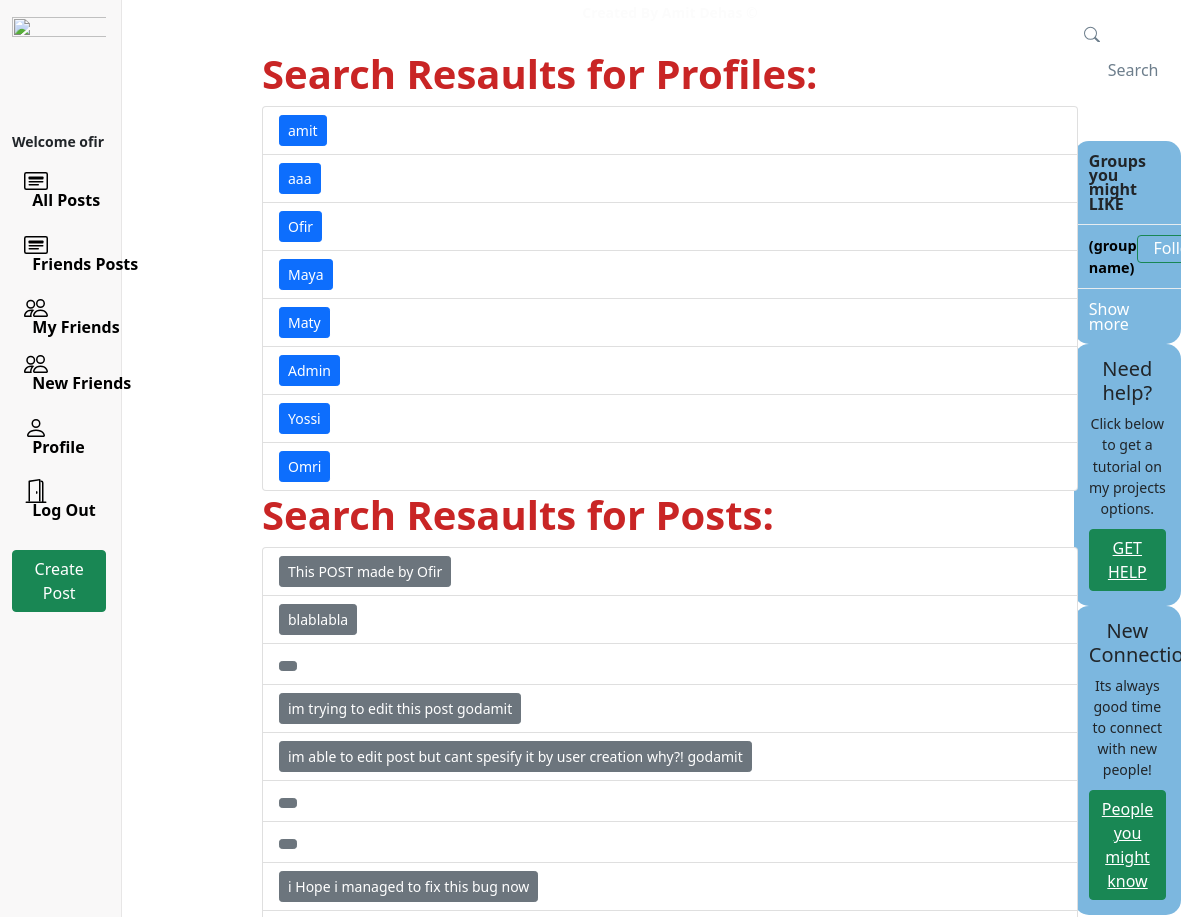
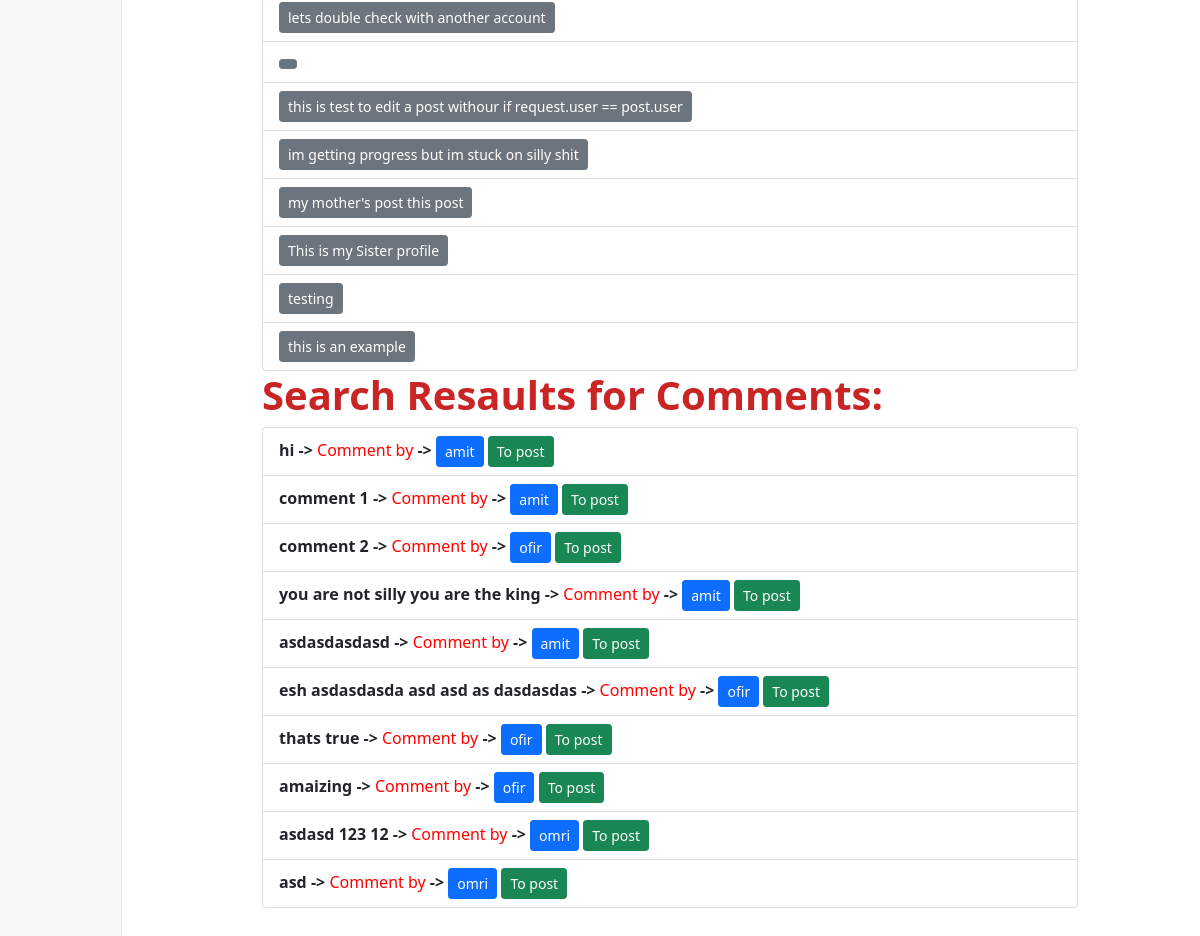
/search/ (signed in), run on the app's committed database (2 pictures, top to bottom).
### socialmedia/models.py (models this page shows, shortened)
class Profile(models.Model):
    user = models.OneToOneField(User, on_delete=models.CASCADE, related_name = 'profile_user')
    friends = models.ManyToManyField(User, related_name= 'friends')
    first_name = models.CharField(max_length= 100)
    last_name = models.CharField(max_length= 100)
    city = models.CharField(max_length= 200)
    dob = models.DateField()
    imageUrl = models.CharField(max_length= 3000, blank= True, null= True, default='https://www.adobe.com/express/create/media_127540366421d3d5bfcaf8202527ca7d37741fd5d.jpeg?width=400&format=jpeg&optimize=medium')
    coverUrl = models.CharField(max_length= 3000, blank= True, null= True, default='https://timelinecovers.pro/facebook-cover/download/morning-road-facebook-cover.jpg')
    relationship = models.BooleanField()

class Post(models.Model):
    user = models.ForeignKey(Profile, on_delete= models.CASCADE, related_name= 'user2')
    group = models.ForeignKey(Group, on_delete=models.CASCADE, null=True, blank=True, related_name= 'group')
    body = models.TextField()
    imageUrl = models.CharField(max_length=800, blank=True, null=True)
    likes = models.ManyToManyField(Profile)
    created = models.DateTimeField(auto_now_add= True)

class Comment(models.Model):
    user = models.ForeignKey(User, on_delete= models.CASCADE)
    post = models.ForeignKey(Post, on_delete= models.CASCADE)
    body = models.TextField()
    created = models.DateTimeField(auto_now_add= True)

### socialmedia/views.py (the view)
# urls.py: path('search/', views.search, name='search')
@login_required(login_url='login')
def search(request):
    q = request.GET.get('q') if request.GET.get('q') != None else ''
    profiles = Profile.objects.filter(
        Q(first_name__icontains=q) |
        Q(last_name__icontains=q)
    )
    posts = Post.objects.filter(
        Q(body__icontains=q)
    )
    comments = Comment.objects.filter(
        Q(body__icontains=q)
    )
    return render(request, 'socialmedia/search.html', {"profiles": profiles, "posts": posts, "comments": comments})

### socialmedia/templates/socialmedia/search.html
{% extends 'main.html'%}
{% block content %}
    <div class="contentcenter" style="margin-top: 50px;">
        <div class="container">
            <h1 style="font-weight: bold;color: rgb(201, 37, 37);">Search Resaults for Profiles:</h1>
            <ul class="list-group">
                {% for profile in profiles %}
                    <li class="list-group-item">
                        <a href="{% url 'profile_username' profile.user.username %}" class="btn btn-sm btn-primary">{{profile.first_name}}</a>
                    </li>
                {% endfor %}
            </ul>
        </div>
        <div class="container">
            <h1 style="font-weight: bold;color: rgb(201, 37, 37);">Search Resaults for Posts:</h1>
            <ul class="list-group">
                {% for post in posts %}
                    <li class="list-group-item">
                        <a href="{% url 'post_spesific' post.id %}" class="btn btn-sm btn-secondary">{{post.body}}</a>
                    </li>
                {% endfor %}
            </ul>
        </div>
        <div class="container" style="margin-bottom: 100px">
            <h1 style="font-weight: bold;color: rgb(201, 37, 37);">Search Resaults for Comments:</h1>
            <ul class="list-group">
                {% for comment in comments %}
                    <li class="list-group-item">
                        <span style="font-weight: bold">{{comment.body}}</span>
                         <span style="font-weight: bold"> -> </span>
                         <span style="color: red">Comment by</span>
                         <span style="font-weight: bold"> -> </span>
                         <a href="{% url 'profile_username' comment.user.username %}" class="btn btn-sm btn-primary">{{comment.user.username}}</a>
                         <a href="{% url 'post_spesific' comment.post.id %}" class="btn btn-sm btn-success">To post</a>
                    </li>
                {% endfor %}
            </ul>
        </div>
    </div>
    <div style="text-align: center;">
        <small style="color: rgb(252, 252, 252);font-weight: bold">Created By Amit Dehas ©</small>
    </div>
{% endblock %}

### templates/nav.html (shortened to what this page needs)
<div class="sidenav">
    <a href="{% url 'home' %}" class="navbar-brand">
        <img src="https://cdn.pixabay.com/photo/2016/01/19/07/35/social-1148031_960_720.png" height="31px" width="250px">
    </a>
    <div style="height: 100%;">
        <div>
            <div>
                <ul>
                    {% if request.user.is_authenticated %}
                        <span class="navbar-nav">
                            <small style="font-weight: bold;">Welcome {{user.username}}</small>
                        </span>
                        <li class="nav-item" id="all_posts">
                            <a href="{% url 'feed' %}" class="nav-link">
                                <div>
                                    &nbsp;&nbsp;All Posts
                                </div>
                            </a>
                        </li>
                        <li class="nav-item" id="all_posts">
                            <a href="{% url 'friendsposts' %}" class="nav-link">
                                <div>
                                    &nbsp;&nbsp;Friends Posts
                                </div>
                            </a>
                        </li>
                        <li class="nav-item" id="following">
                            <a href="{% url 'nav_following' %}" class="nav-link">
                                <div>
                                    &nbsp;&nbsp;My Friends
                                </div>
                            </a>
                        </li>
                        <a href="{% url 'new_followers' %}" class="nav-link">
                            <div>
                                &nbsp;&nbsp;New Friends
                            </div>
                        </a>
                        <li class="nav-item" id="profile_username">
                            <a href="{% url 'profile_username' request.user.username %}" class="nav-link">
                                <div>
                                    &nbsp;&nbsp;Profile
                                </div>
                            </a>
                        </li>
                        <li class="nav-item" id="logout">
                            <a href="{% url 'logout' %}" class="nav-link">
                                <div>
                                    &nbsp;&nbsp;Log Out
                                </div>
                            </a>
                        </li>
                        <br>
                        <a href="{% url 'new_post' request.user.username %}" class="btn btn-success new-post-btn">Create Post</a>
                    {% endif %}
                </ul>
            </div>
        </div>
    </div>
</div>

### templates/main.html (style rules this page uses)
body { background-image: url('https://marmotamaps.com/de/fx/wallpaper/download/faszinationen/Marmotamaps_Wallpaper_Berchtesgaden_Desktop_1920x1080.jpg'); background-position: center;background-size: 100%;background-attachment: fixed; background-repeat: no-repeat; text-align: center; display: flex; min-height: 100%; font-family: system-ui, sans-serif; }
.contentcenter { position: fixed; left: 250px; height: 100%; width: 70%; overflow: scroll; overflow-x: hidden; }

### templates/nav.html (style rules this page uses)
.sidenav { height: 100%; width: 10.2%; position: fixed; top: 0; left: 0; padding: 15px; list-style: none; border-right: .5px solid rgba(219, 217, 217, 0.61); z-index: 100; padding-left: 1%; background-color: rgba(219, 217, 217, 0.178); }
.sidenav ul { list-style: none; padding-left: 0px; margin-top: 3vh; }
.sidenav li { margin-top: 7px; }
.sidenav .nav-link { color: #000000; line-height: .7em; font-weight: 700; padding: 0px; }
.sidenav .nav-link > div { padding: 10px 20px 8px 12px; border-radius: 25px; line-height: 0.9em; width: max-content; }

### data on the page
Profile: first_name "amit"
Profile: first_name "aaa"
Profile: first_name "Ofir"
Profile: first_name "Maya"
Profile: first_name "Maty"
Profile: first_name "Admin"
Profile: first_name "Yossi"
Profile: first_name "Omri"
Post: body "This POST made by Ofir"
Post: body "blablabla"
Post: body "im trying to edit this post godamit"
Post: body "im able to edit post but cant spesify it by user creation why?! godamit"
Post: body "i Hope i managed to fix this bug now"
Post: body "lets double check with another account"
Post: body "this is test to edit a post withour if request.user == post.user"
Post: body "im getting progress but im stuck on silly shit"
Post: body "my mother's post this post"
Post: body "This is my Sister profile"
Post: body "testing"
Post: body "this is an example"
Comment: body "hi", user.username "amit"
Comment: body "comment 1", user.username "amit"
Comment: body "comment 2", user.username "ofir"
Comment: body "you are not silly you are the king", user.username "amit"
Comment: body "asdasdasdasd", user.username "amit"
Comment: body "esh asdasdasda asd asd as dasdasdas", user.username "ofir"
Comment: body "thats true", user.username "ofir"
Comment: body "amaizing", user.username "ofir"
Comment: body "asdasd 123 12", user.username "omri"
Comment: body "asd", user.username "omri"

### other printed values
{{ user.username }} "ofir"
